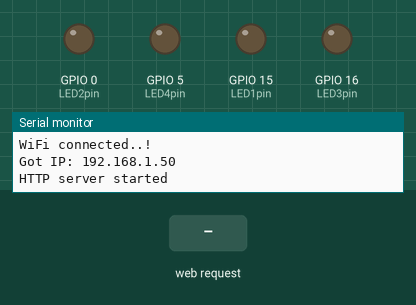
Bench run of a program on a simulated ESP32. On the bench: output pins drawn as LEDs (lit = HIGH), the last lines printed to the serial monitor. The test bench sets the inputs (shaded band). WiFi joins after 1.5 s; servers stay silent unless stated.

Above: at 3.3 s.
3.4 s: HTTP request GET /led1on received
At 3.7 s:
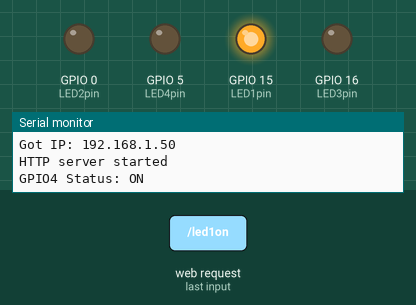
4.9 s: HTTP request GET /led2on received
At 6.1 s:
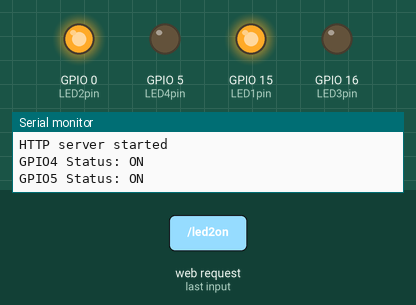
6.4 s: HTTP request GET /led1off received
At 7.2 s:
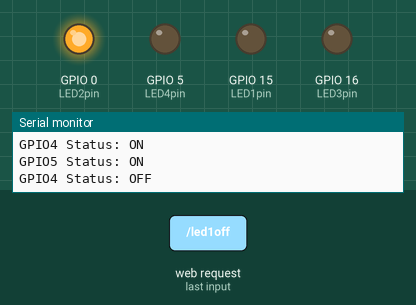
7.9 s: HTTP request GET /led2off received
At 8.3 s:
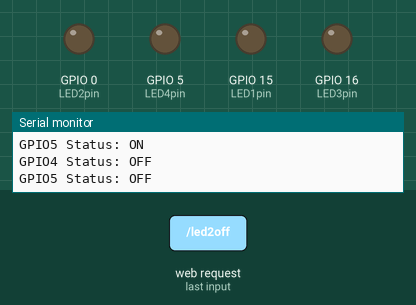
Timing chart, 0 to 10.4 s (numbered marks = the images above; inputs shaded):
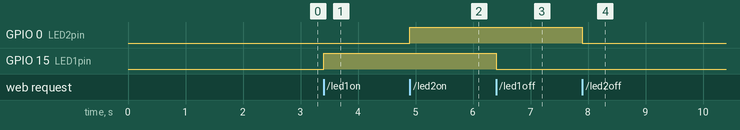

Measured:
- after the input at 3.4 s, GPIO 15 (LED1pin): LOW → HIGH at once
- after the input at 4.9 s, GPIO 0 (LED2pin): LOW → HIGH at once
- after the input at 6.4 s, GPIO 15 (LED1pin): HIGH → LOW at once
- after the input at 7.9 s, GPIO 0 (LED2pin): HIGH → LOW at once

The program:

main.cpp
```cpp
#include <Arduino.h>
#include <WiFi.h>
#include <WebServer.h>

/*Put your SSID & Password*/
const char* ssid = "BoigieNetx";  // Enter SSID here
const char* password = "F1r3Engin3Sauc3";  //Enter Password here

WebServer server(80);

uint8_t LED1pin = 15;
bool LED1status = LOW;

uint8_t LED2pin = 0;
bool LED2status = LOW;

uint8_t LED3pin = 16;
bool LED3status = LOW;

uint8_t LED4pin = 5;
bool LED4status = LOW;

String SendHTML(uint8_t led1stat,uint8_t led2stat){
  String ptr = "<!DOCTYPE html> <html>\n";
  ptr +="<head><meta name=\"viewport\" content=\"width=device-width, initial-scale=1.0, user-scalable=no\">\n";
  ptr +="<title>LED Control</title>\n";
  ptr +="<style>html { font-family: Helvetica; display: inline-block; margin: 0px auto; text-align: center;}\n";
  ptr +="body{margin-top: 50px;} h1 {color: #444444;margin: 50px auto 30px;} h3 {color: #444444;margin-bottom: 50px;}\n";
  ptr +=".button {display: block;width: 80px;background-color: #3498db;border: none;color: white;padding: 13px 30px;text-decoration: none;font-size: 25px;margin: 0px auto 35px;cursor: pointer;border-radius: 4px;}\n";
  ptr +=".button-on {background-color: #3498db;}\n";
  ptr +=".button-on:active {background-color: #2980b9;}\n";
  ptr +=".button-off {background-color: #34495e;}\n";
  ptr +=".button-off:active {background-color: #2c3e50;}\n";
  ptr +="p {font-size: 14px;color: #888;margin-bottom: 10px;}\n";
  ptr +="</style>\n";
  ptr +="</head>\n";
  ptr +="<body>\n";
  ptr +="<h1>ESP32 Web Server</h1>\n";
    ptr +="<h3>Using Station(STA) Mode</h3>\n";

   if(led1stat)
  {ptr +="<p>LED1 Status: ON</p><a class=\"button button-off\" href=\"/led1off\">OFF</a>\n";}
  else
  {ptr +="<p>LED1 Status: OFF</p><a class=\"button button-on\" href=\"/led1on\">ON</a>\n";}

  if(led2stat)
  {ptr +="<p>LED2 Status: ON</p><a class=\"button button-off\" href=\"/led2off\">OFF</a>\n";}
  else
  {ptr +="<p>LED2 Status: OFF</p><a class=\"button button-on\" href=\"/led2on\">ON</a>\n";}

  ptr +="</body>\n";
  ptr +="</html>\n";
  return ptr;
}

void handle_OnConnect() {
  LED1status = LOW;
  LED2status = LOW;
  Serial.println("GPIO4 Status: OFF | GPIO5 Status: OFF");
  server.send(200, "text/html", SendHTML(LED1status,LED2status));
}

void handle_led1on() {
  LED1status = HIGH;
  Serial.println("GPIO4 Status: ON");
  server.send(200, "text/html", SendHTML(true,LED2status));
}

void handle_led1off() {
  LED1status = LOW;
  Serial.println("GPIO4 Status: OFF");
  server.send(200, "text/html", SendHTML(false,LED2status));
}

void handle_led2on() {
  LED2status = HIGH;
  Serial.println("GPIO5 Status: ON");
  server.send(200, "text/html", SendHTML(LED1status,true));
}

void handle_led2off() {
  LED2status = LOW;
  Serial.println("GPIO5 Status: OFF");
  server.send(200, "text/html", SendHTML(LED1status,false));
}

void handle_NotFound(){
  server.send(404, "text/plain", "Not found");
}

void setup() {
  Serial.begin(115200);
  delay(100);
  pinMode(LED1pin, OUTPUT);
  pinMode(LED2pin, OUTPUT);
  pinMode(LED3pin, OUTPUT);
  pinMode(LED4pin, OUTPUT);

  Serial.println("Connecting to ");
  Serial.println(ssid);

  //connect to your local wi-fi network
  WiFi.begin(ssid, password);

  //check wi-fi is connected to wi-fi network
  while (WiFi.status() != WL_CONNECTED) {
  delay(1000);
  Serial.print(".");
  }
  Serial.println("");
  Serial.println("WiFi connected..!");
  Serial.print("Got IP: ");  Serial.println(WiFi.localIP());

  server.on("/", handle_OnConnect);
  server.on("/led1on", handle_led1on);
  server.on("/led1off", handle_led1off);
  server.on("/led2on", handle_led2on);
  server.on("/led2off", handle_led2off);
  server.onNotFound(handle_NotFound);

  server.begin();
  Serial.println("HTTP server started");
  digitalWrite(LED3pin, LOW);
  digitalWrite(LED4pin, LOW);
}
void loop() {
  server.handleClient();
  if(LED1status)
  {digitalWrite(LED1pin, HIGH);}
  else
  {digitalWrite(LED1pin, LOW);}

  if(LED2status)
  {digitalWrite(LED2pin, HIGH);}
  else
  {digitalWrite(LED2pin, LOW);}
}
```
